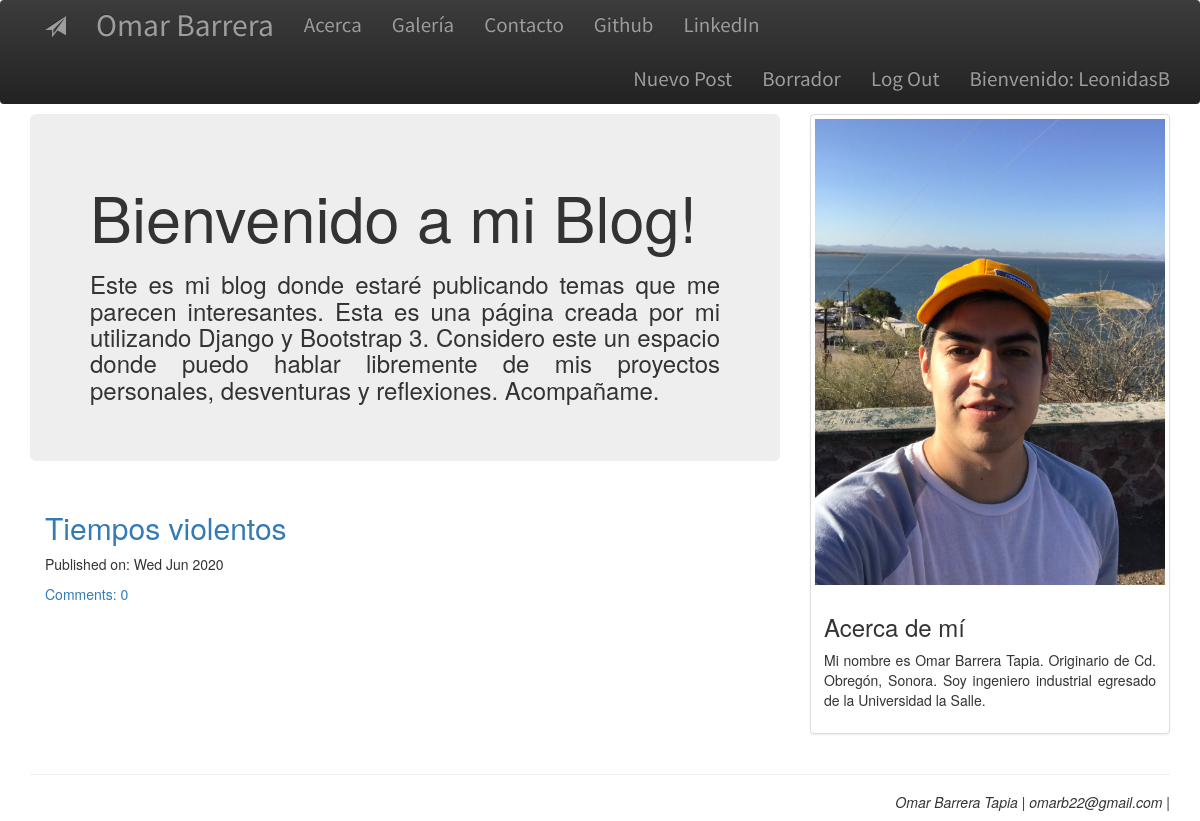
The app's page / (signed in) with its own data.
### blog/models.py (models this page shows, shortened)
class Post(models.Model):
    author = models.ForeignKey('auth.User',on_delete=models.CASCADE)
    title = models.CharField(max_length=200)
    text = models.TextField()
    created_date = models.DateTimeField(default=timezone.now)
    published_date = models.DateTimeField(blank=True, null =True)
    def approve_comments(self):
        return self.comments.filter(approved_comment=True)

### blog/views.py (the view)
# urls.py: path('',views.PostListView.as_view(),name='post_list'),
class PostListView(ListView):
    model = Post
    def get_queryset(self):
        return Post.objects.filter(published_date__lte=timezone.now()).order_by('-published_date')

### blog/templates/blog/post_list.html (shortened to what this page needs)
{% extends 'blog/base.html' %}
  {% load static %}
  {% block content %}
    <div class="col-md-8">
      <div class="loader jumbotron">
        <h1 class="">Bienvenido a mi Blog!</h1>
        <h3 class="text-justify">Este es mi blog donde estaré publicando temas que me parecen interesantes.
          Esta es una página creada por mi utilizando Django y Bootstrap 3.
          Considero este un espacio donde puedo hablar
          libremente de mis proyectos personales, desventuras y reflexiones. Acompañame.</h3>
      </div>
      <div class="container">
        <div class="">
          {% for post in post_list %}
          <div class="">
            <h2>
              <a href="{% url 'post_detail' pk=post.pk %}">{{post.title}}</a>
            </h2>
            <div class="date">
              <p>Published on: {{post.published_date|date:"D M Y"}}</p>
            </div>
            <a href="{% url 'post_detail' pk=post.pk %}">Comments: {{post.approve_comments.count}}</a>
          </div>
          {% endfor %}
        </div>
      </div>
    </div>
    <div class="rows">
        <div class="col-md-4 ">
          <div class="img-fluid img-thumbnail thumbnail">
            <img class=""src="{% static "test.JPG" %}" alt="No image found">
            <div class="caption">
              <h3>Acerca de mí</h3>
              <p class="text-justify">
                Mi nombre es Omar Barrera Tapia. Originario de Cd. Obregón, Sonora. Soy ingeniero industrial egresado de la Universidad la Salle.
              </p>
            </div>
          </div>
        </div>
    </div>
  {% endblock %}

### blog/templates/blog/base.html (shortened to what this page needs)
<!DOCTYPE html>
{% load static %}
<html lang="en" dir="ltr">
  <head>
    <link rel="stylesheet" href="https://maxcdn.bootstrapcdn.com/bootstrap/3.3.7/css/bootstrap.min.css">
    <link rel="stylesheet" href="https://maxcdn.bootstrapcdn.com/bootstrap/3.3.7/css/bootstrap-theme.min.css">
    <link rel="stylesheet" href="//cdn.jsdelivr.net/npm/medium-editor@latest/dist/css/medium-editor.min.css" type="text/css" media="screen" charset="utf-8">
    <link rel="stylesheet" href="{% static 'css/blog.css' %}">
  </head>
  <body>
    <nav class='nav navbar-inverse techfont custom-navbar'>
      <div class="container">
        <ul class='nav navbar-nav'>
          <li>
            <a href="{% url 'post_list' %}"><span class="glyphicon glyphicon-send"></span></a>
          </li>
          <li><a class='navbar-brand bigbrand loader' href="{% url 'post_list' %}">Omar Barrera </a></li>
          <li><a class='navbar-link' href="{% url 'about' %}">Acerca</a></li>
          <li><a class='navbar-link' href="{% url 'gallery' %}">Galería</a></li>
          <li><a class='navbar-link' href="{% url 'cv' %}">Contacto</a></li>
          <li><a class='navbar-link' href="https://github.com/arroz4">Github</a></li>
          <li><a class='navbar-link' href="https://www.linkedin.com/in/omar-barrera-57484a86">LinkedIn</a></li>
        </ul>
        <ul class="nav navbar-nav navbar-right">
          {% if user.is_authenticated %}
          <li><a href="{% url 'post_new' %}">Nuevo Post</a></li>
          <li><a href="{% url 'post_draft_list' %}">Borrador</a></li>
          <li><a href="{% url 'logout' %}">Log Out</a></li>
          <li><a>Bienvenido: {{user.username}}</a></li>
          {% endif %}
        </ul>
      </div>
    </nav>
    <div class="container">
      <div class="row">
        <div class="col-md-14">
          <div class="blog_posts">
            {% block content %}
            {% endblock %}
          </div>
        </div>
      </div>
    </div>
    <div class="container" align='right'>
      <hr>
      <em><h5>Omar Barrera Tapia | omarb22@gmail.com |</h5></em>
    </div>
  </body>
</html>

### blog/static/css/blog.css (style rules this page uses)
.techfont { font-family: 'Source Sans Pro', sans-serif; font-size: 1.5em; margin-bottom: 10px; }
.bigbrand { font-size: 1.5em; }
.loader { filter:hue-rotate(0deg); color:linear-gradient(45deg,#0f8,#08f); animation:hue 1000ms infinite linear; }

### records on screen
Post: title "Tiempos violentos", published_date "Wed Jun 2020", approve_comments.count "0"

### other values on screen
{{ user.username }} "LeonidasB"
